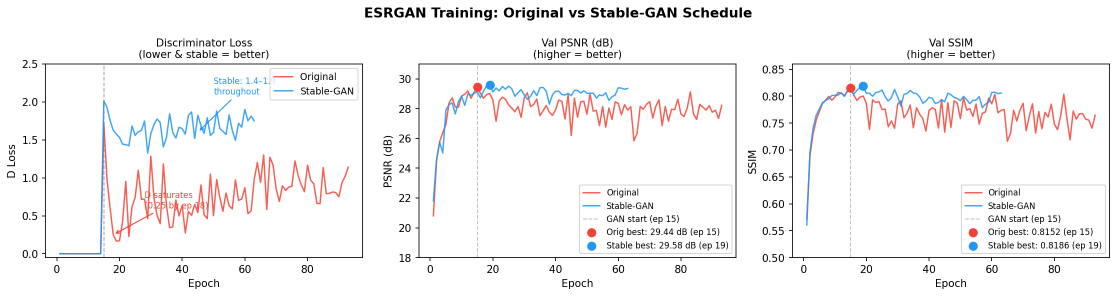
#> input picture runs/esrgan_stable_v1/training_curve_comparison.png, 2234 x 593 px (shown at 1/2 size)
$ python -i image_analysis.py   (imports and definitions only)   (older library calls are emulated)
#> lines starting #> are read from the running program, lines starting #| are printed output that depends on the picture
"""Image analysis and quality metrics."""

from __future__ import annotations

from typing import Any, Dict

import cv2
import numpy as np
from PIL import Image


def pil_to_rgb_array(image: Image.Image) -> np.ndarray:
    """Convert PIL image to RGB numpy array."""
    return np.array(image.convert("RGB"))


def rgb_to_gray(image_rgb: np.ndarray) -> np.ndarray:
    """Convert RGB array to grayscale."""
    return cv2.cvtColor(image_rgb, cv2.COLOR_RGB2GRAY)


def calculate_sharpness(gray: np.ndarray) -> float:
    """Calculate image sharpness using Laplacian variance."""
    return float(cv2.Laplacian(gray, cv2.CV_64F).var())


def calculate_contrast(gray: np.ndarray) -> float:
    """Calculate image contrast using standard deviation."""
    return float(gray.std())


def calculate_brightness(gray: np.ndarray) -> float:
    """Calculate image brightness using mean intensity."""
    return float(gray.mean())


def calculate_entropy(gray: np.ndarray) -> float:
    """Calculate image entropy (measure of detail/randomness)."""
    hist = cv2.calcHist([gray], [0], None, [256], [0, 256]).ravel()
    hist = hist / (hist.sum() + 1e-12)
    hist = hist[hist > 0]
    return float(-(hist * np.log2(hist)).sum())


def calculate_edge_density(gray: np.ndarray) -> float:
    """Calculate edge density using Canny edge detection."""
    edges = cv2.Canny(gray, 100, 200)
    return float(edges.mean() / 255.0)


def calculate_channel_means(image_rgb: np.ndarray) -> Dict[str, float]:
    """Calculate mean intensity for each RGB channel."""
    return {
        "red_mean": float(image_rgb[:, :, 0].mean()),
        "green_mean": float(image_rgb[:, :, 1].mean()),
        "blue_mean": float(image_rgb[:, :, 2].mean()),
    }


def analyze_image(image: Image.Image) -> Dict[str, Any]:
    """
    Analyze image quality metrics.

    Args:
        image: PIL Image

    Returns:
        Dictionary with analysis metrics

    Raises:
        ValueError: If image is invalid
        RuntimeError: If analysis fails
    """
    try:
        if not isinstance(image, Image.Image):
            raise ValueError(f"Expected PIL Image, got {type(image)}")

        image_rgb = pil_to_rgb_array(image)
        gray = rgb_to_gray(image_rgb)

        width, height = image.size
        megapixels = (width * height) / 1_000_000

        result = {
            "width": width,
            "height": height,
            "megapixels": round(megapixels, 4),
            "mode": image.mode,
            "sharpness": round(calculate_sharpness(gray), 4),
            "contrast": round(calculate_contrast(gray), 4),
            "brightness": round(calculate_brightness(gray), 4),
            "entropy": round(calculate_entropy(gray), 4),
            "edge_density": round(calculate_edge_density(gray), 6),
        }
        result.update({k: round(v, 4) for k, v in calculate_channel_means(image_rgb).items()})
        return result

    except ValueError:
        raise
    except Exception as e:
        raise RuntimeError(f"Image analysis failed: {str(e)}") from e


# [69 lines left out: functions compare_analysis, summarize_analysis, not called in this run]


class ImageAnalysis:
    """Comprehensive image analysis and comparison."""

    # [54 lines left out: functions __init__, analyze, compare_with, not called in this run]

>>> from PIL import Image
>>> picture = Image.open('../runs/esrgan_stable_v1/training_curve_comparison.png')
#> picture is the input picture: PIL image 2234x593 RGBA; mean R, G, B, A 246.1, 244.3, 244.8, 255
>>> result = analyze_image(picture)
#> in rgb_to_gray, `return cv2.cvtColor(image_rgb, cv2.COLOR_RGB2GRAY)`:
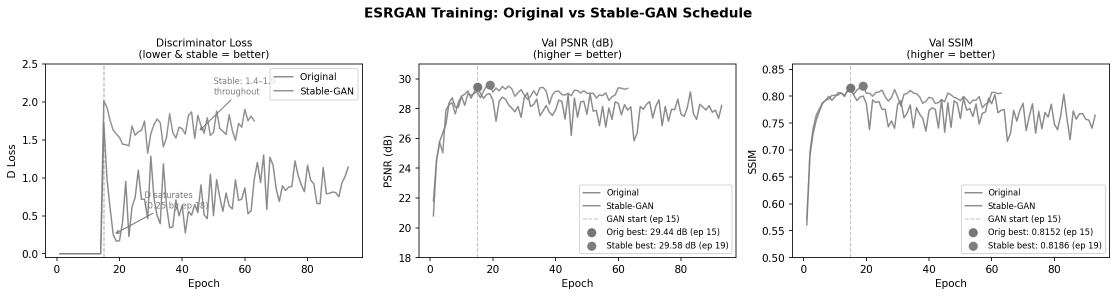
#> returned value: shape (593, 2234) (shown at 1/2 size); min 0, max 255, mean 244.9
#> in calculate_entropy, `hist = cv2.calcHist([gray], [0], None, [256], [0, 256]).ravel()`: hist = 256 values, max 1217586 at index 255, min 40 at index 67, mean 5174.9
#> in calculate_entropy, `hist = hist / (hist.sum() + 1e-12)`: hist = 256 values, max 0.919 at index 255, min 3.02e-05 at index 67, mean 0.00391
#> in calculate_edge_density, `edges = cv2.Canny(gray, 100, 200)`:
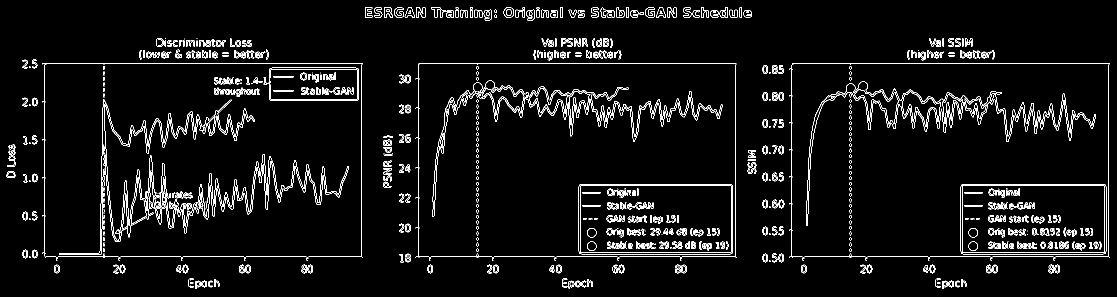
#> edges: shape (593, 2234) (shown at 1/2 size); 4.3% white in thin lines or dots
#> result = 12 items
